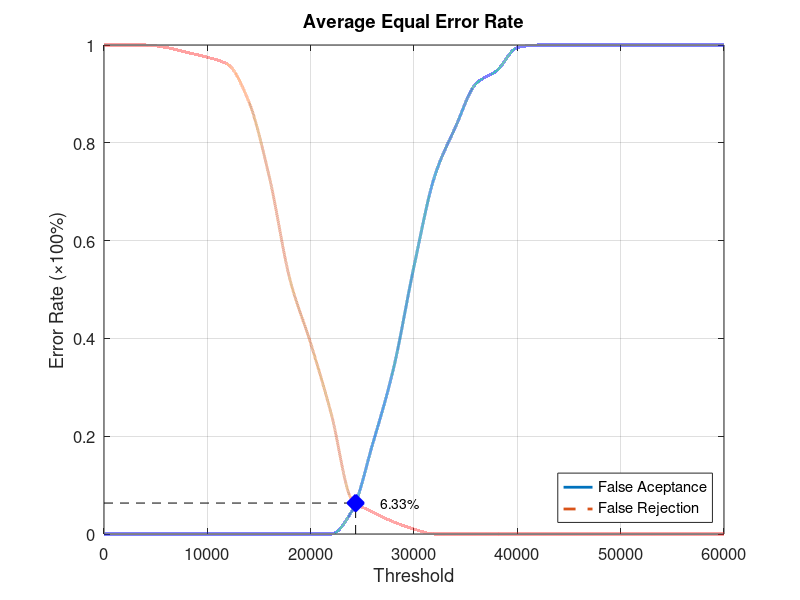
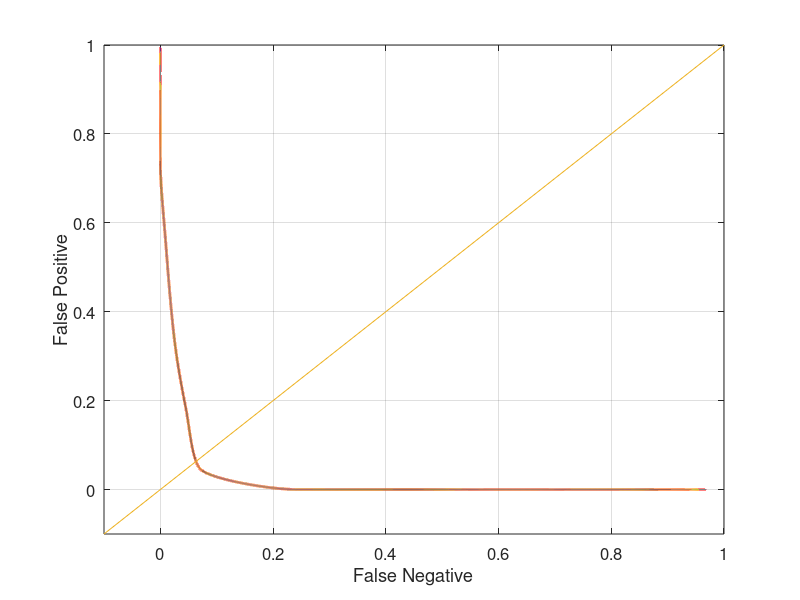

The MATLAB source for these figures, in order:
function yEER = Database1_2
close all;
clear;
clc;
x = 0:2000:60000;
xq = 0:0.5:60000;

y0 = [0 0 0 0 0 0 0 0 0 0 0 0 0.0473684 0.184211 0.336842 0.547368 0.731579 0.831579 0.921053 0.947368 0.994737 1 1 1 1 1 1 1 1 1 1];
yy0 = interp1(x, y0, xq, 'pchip');
y1 = [1 1 1 0.995 0.985 0.975 0.96 0.885 0.73 0.52 0.39 0.245 0.07 0.045 0.025 0.01 0 0 0 0 0 0 0 0 0 0 0 0 0 0 0];
yy1 = interp1(x, y1, xq, 'pchip');

% Calculating EER: 
y2 = abs(y0 - y1);
find(y2 == min(y2))
yy2 = abs(yy0 - yy1);
xEER = find(yy2 == min(yy2));
xEERIndex = xq(xEER) % X-axis EER
yEER = yy0(xEER) % Y-axis EER

main = figure
plot(xq, yy0,'-','LineWidth', 2);	hold on
plot(xq, yy1,'--','LineWidth', 2);	hold on
plot([xEERIndex xEERIndex], [0 yEER], 'k--');	hold on
plot([0 xEERIndex], [yEER yEER], 'k--');	hold on
plot(xEERIndex, yEER, 'bx', 'LineWidth', 10);	hold on
text(xEERIndex + 10 * xEERIndex / 100, yEER, [num2str(round((10000 * yEER)) / 100) '%'])
legend('False Aceptance', 'False Rejection', 'Location', 'SouthEast')
xlabel('Threshold')
ylabel('Error Rate (\times100%)')
title('Average Equal Error Rate')
set(gca, 'FontSize', 12)
axis([0 60000 0 1])
grid on

print(main, 'Database1_2Main', '-dpng');
FNRxFPR = figure('Color', [1 1 1]);
plot(yy1, yy0, '-', yy1, yy0, 'LineWidth', 2);
hold on
y = -0.1:0.1:1
plot(y, y); 
set(gca, 'FontSize', 12)
xlabel('False Negative')
ylabel('False Positive')
axis([-0.1 1 -0.1 1])
set(gca, 'FontSize', 12)
grid on

print(FNRxFPR, 'Database1_2FNRxFPR','-dpng');
end
